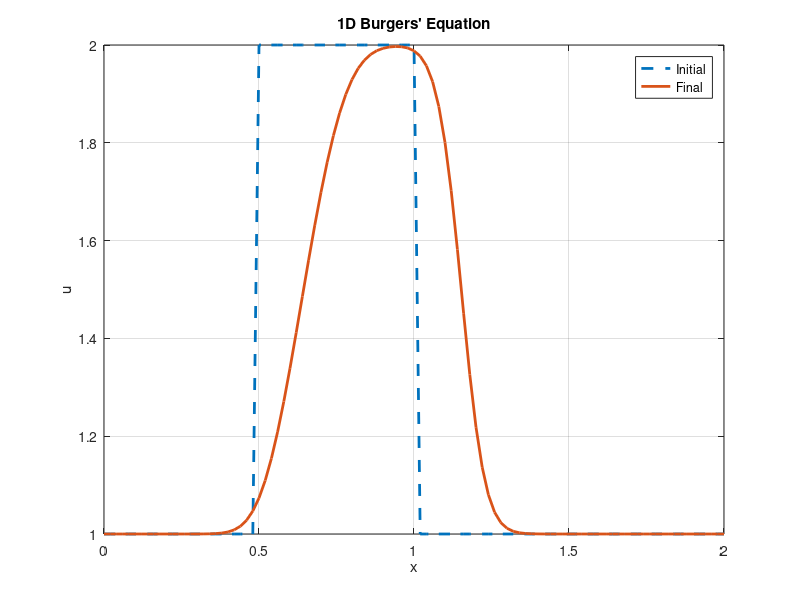

MATLAB code to generate this figure:
clear; clc; close all

nx = 101;
L = 2.0;
dx = L/(nx-1);
x = linspace(0,L,nx);

nt = 100;

nu = 0.02;
dt = 0.001;

u_field = ones(1,nx);

for i = 1:nx
    if x(i) >= 0.5 && x(i) <= 1.0
        u_field(i) = 2.0;
    end
end

u_initial = u_field;

for n = 1:nt
    un = u_field;

    for i = 2:nx-1
        convection = un(i)*dt/dx*(un(i)-un(i-1));
        diffusion  = nu*dt/dx^2*(un(i+1)-2*un(i)+un(i-1));
        u_field(i) = un(i) - convection + diffusion;
    end

    u_field(1) = 1.0;
    u_field(nx) = 1.0;
end

plot(x,u_initial,'--','LineWidth',2)
hold on
plot(x,u_field,'LineWidth',2)
xlabel('x')
ylabel('u')
legend('Initial','Final')
title('1D Burgers'' Equation')
grid on
